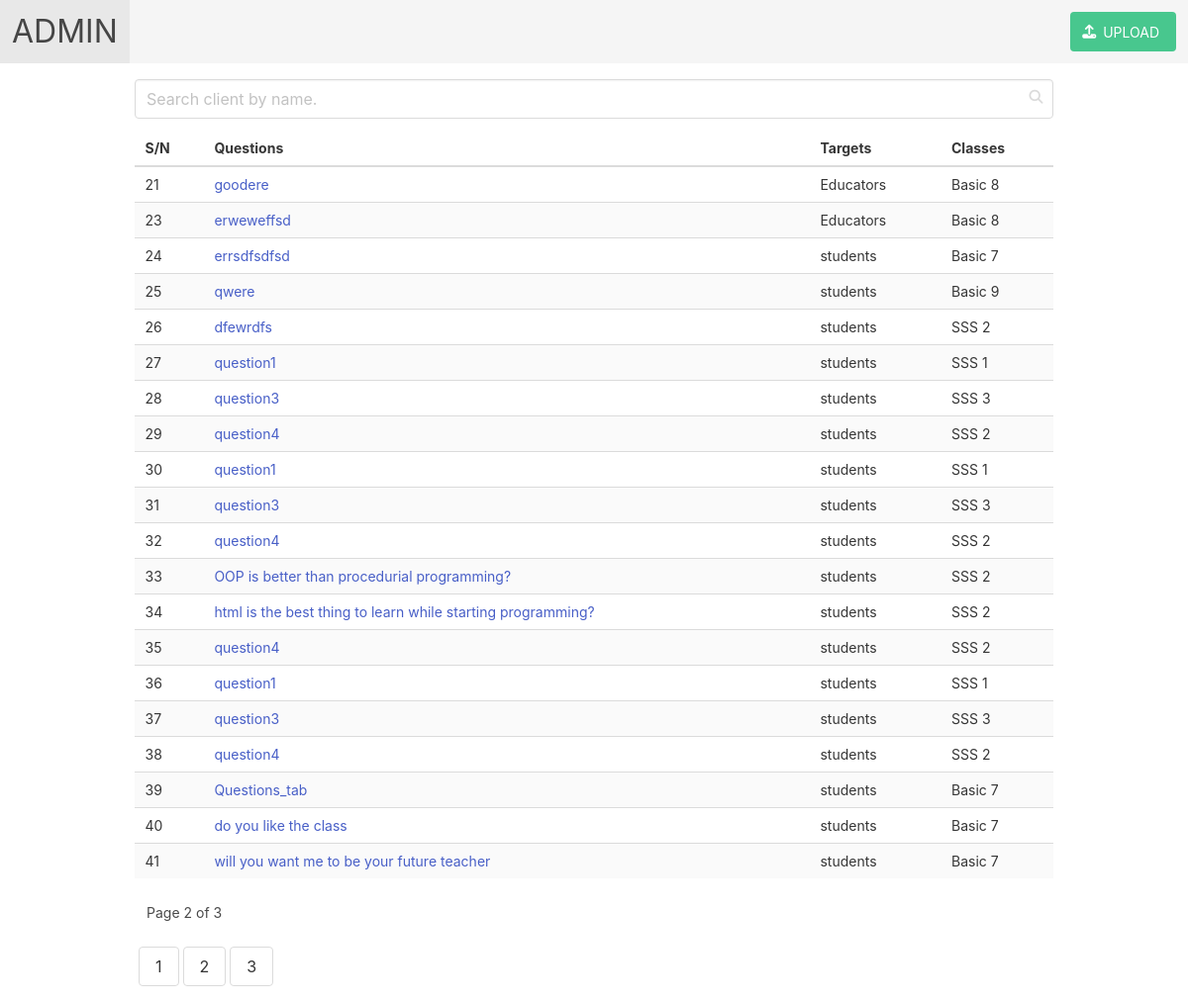
The app's page /server/admin.php?page=2 with its own data.
### tables this page shows
CREATE TABLE `questions` (
  `id` bigint NOT NULL AUTO_INCREMENT,
  `question_tab` varchar(200) NOT NULL,
  `targets_id` int DEFAULT NULL,
  `classes_id` int DEFAULT NULL,
  `date_created` timestamp NULL DEFAULT CURRENT_TIMESTAMP,
  `date_updated` timestamp NULL DEFAULT NULL ON UPDATE CURRENT_TIMESTAMP,
  PRIMARY KEY (`id`),
  KEY `fk_targets` (`targets_id`),
  KEY `fk_classes` (`classes_id`),
  CONSTRAINT `questions_ibfk_1` FOREIGN KEY (`targets_id`) REFERENCES `targets` (`id`) ON UPDATE CASCADE,
  CONSTRAINT `questions_ibfk_2` FOREIGN KEY (`classes_id`) REFERENCES `classes` (`id`) ON UPDATE CASCADE
);

### server/getQuestions.php (called while the page is built, shortened)
<?php
    require 'db.php';
    require 'renderer.php';
    $db = new DbHandlers();
    $dl = new renderer();
    function getQuestions(int $NumRow = 20, int $page = 1) {
        global $db, $dl;
        $offset = ($page - 1) * $NumRow;
        $count_query = "select count(*) from questions";
        $query = "select * from questions limit $NumRow offset $offset";
        $data = $db->getRowAssoc($query);
        $count = $db->getRows($count_query)[0][0];
        return [$dl->render('json', $data, null), $count];
    }

### server/db.php (called while the page is built, shortened)
<?php
class DbHandlers
{
    private $conn;
    private function do_conn()
    {
        try {
            $this->conn = new PDO("mysql:host=localhost;dbname=survey", "root", "Tope1234$");
            $this->conn->setAttribute(PDO::ATTR_ERRMODE, PDO::ERRMODE_EXCEPTION);
        } catch (PDOException $e) {
            $this->errLine = $e->getLine();
            $this->errFile = $e->getFile();
            $this->errMsg = $e->getMessage();
            $this->errorLogg();
        }
    }
    public function getRows($q)
    {
        $this->inQuery = $q;
        $stmt = $this->conn->prepare($this->inQuery);
        $stmt->execute();
        $this->tableRow = $stmt->fetchAll(PDO::FETCH_NUM);
        return $this->tableRow;
    }
    public function getRowAssoc($q)
    {
        $this->inQuery = $q;
        $stmt = $this->conn->prepare($this->inQuery);
        $stmt->execute();
        $this->tableAssoc = $stmt->fetchAll(PDO::FETCH_ASSOC);
        return $this->tableAssoc;
    }
}

### server/renderer.php (called while the page is built, shortened)
<?php
class renderer{
	public function render($format,$data,$options=null)
	{
		if(is_null($format))
		{
			$lg = new log();
			$lg->RaiseError('format','Please specify a format!');
		}
		else
		{
			$localMethod = "Render".strtoUpper($format);
			if(is_null($data))
			{
				$lg2 = new log();
				$lg2->RaiseError('data','Data must not be null');
			}
			else
			{
				return $this->$localMethod($data);
			}
		}
	}
	private function RenderJSON($d)
	{
		return  json_encode($d);
	}
}

### server/admin.php (the view, shortened to what this page needs)
<!DOCTYPE html>
<html lang="en">
<head>
    <link rel="stylesheet" href="css/bulma.min.css">
    <link rel="stylesheet" href="https://cdn.jsdelivr.net/npm/bulma@0.9.1/css/bulma.min.css">
</head>
<body>
    <?php
        require 'getQuestions.php';
        $page = $_GET['page'] ?? 1;
        $perPage = 20;
        $customers = getQuestions($perPage, $page);
        $clients = json_decode($customers[0]);
        $total = (int)$customers[1];
    ?>
    <nav class="navbar is-light">
        <div class="navbar-brand">
            <a class="navbar-item" href="admin.php">
                <h1 style="font-size: xx-large;">ADMIN</h1>
            </a>
        </div>
        <div id="navbarExampleTransparentExample" class="navbar-menu">
            <div class="navbar-end">
                <div class="navbar-item">
                    <div class="field is-grouped">
                        <p class="control">
                            <a class="button is-success" href="upload.php">
                                <span class="icon">
                                    <i class="fas fa-upload"></i>
                                </span>
                                <span>UPLOAD</span>
                            </a>
                        </p>
                    </div>
                </div>
            </div>
        </div>
    </nav>
    <div class="container p-4">
    <div class="field">
        <div class="control has-icons-right">
            <input id="myInput" name="myInput" onkeyup="doSearch();" class="input" type="text" placeholder="Search client by name.">
            <span class="icon is-small is-right">
            </span>
        </div>
    </div>
    <div class="table-container">
        <table id="myTable" name="myTable" class="table is-striped is-hoverable is-fullwidth">
            <thead>
                <tr>
                    <th>S/N</th>
                    <th>Questions</th>
                    <th>Targets</th>
                    <th>Classes</th>
                </tr>
            </thead>
            <tbody>
                <?php
                foreach($clients as $client) {
                    ?>
                    <tr>
                        <td style="text-align: centre;"><?php echo $client->id; ?></td>
                        <td><a href="question.php?page=<?php echo $client->id; ?>"><?php echo $client->question_tab; ?></a></td>
                        <td>
                            <?php
                                if ($client->targets_id == 1){
                                    echo "students";
                                }
                                else {
                                    echo "Educators";
                                }
                            ?>
                        </td>
                        <td>
                            <?php
                                switch ($client->classes_id) {
                                    case "1" :
                                        echo "Basic 7";
                                        break;
                                    case "2" :
                                        echo "Basic 8";
                                        break;
                                    case "3" :
                                        echo "Basic 9";
                                        break;
                                    case "4" :
                                        echo "SSS 1";
                                        break;
                                    case "5" :
                                        echo "SSS 2";
                                        break;
                                    case "6" :
                                        echo "SSS 3";
                                        break;
                                }
                             ?>
                             </td>
                    </tr>
                    <?php
                }
                ?>
            </tbody>
        </table>
        <span class="pl-3">Page <?php echo $_GET['page'] ?? 1; ?> of <?php echo ceil($total/20); ?></span>
    </div>
    <div class="field is-grouped" style="overflow-x: auto;">
        <?php
            $btnNo = $total/20;
            for($t=0; $t<$btnNo; $t++) {
                ?>
                <a class="button ml-1" href="admin.php?page=<?php echo $t+1; ?>"><?php echo $t+1; ?></a>
                <?php
            }
        ?>
    </div>
    </div>
</body>
</html>

### server/admin.php (style rules this page uses)
* { font-size: 14px; }

### records on screen
questions: id "21", question_tab "goodere", shows "Educators", shows "Basic 8"
questions: id "23", question_tab "erweweffsd", shows "Educators", shows "Basic 8"
questions: id "24", question_tab "errsdfsdfsd", shows "students", shows "Basic 7"
questions: id "25", question_tab "qwere", shows "students", shows "Basic 9"
questions: id "26", question_tab "dfewrdfs", shows "students", shows "SSS 2"
questions: id "27", question_tab "question1", shows "students", shows "SSS 1"
questions: id "28", question_tab "question3", shows "students", shows "SSS 3"
questions: id "29", question_tab "question4", shows "students", shows "SSS 2"
questions: id "30", question_tab "question1", shows "students", shows "SSS 1"
questions: id "31", question_tab "question3", shows "students", shows "SSS 3"
questions: id "32", question_tab "question4", shows "students", shows "SSS 2"
questions: id "33", question_tab "OOP is better than procedurial programming?", shows "students", shows "SSS 2"
questions: id "34", question_tab "html is the best thing to learn while starting programming?", shows "students", shows "SSS 2"
questions: id "35", question_tab "question4", shows "students", shows "SSS 2"
questions: id "36", question_tab "question1", shows "students", shows "SSS 1"
questions: id "37", question_tab "question3", shows "students", shows "SSS 3"
questions: id "38", question_tab "question4", shows "students", shows "SSS 2"
questions: id "39", question_tab "Questions_tab", shows "students", shows "Basic 7"
questions: id "40", question_tab "do you like the class", shows "students", shows "Basic 7"
questions: id "41", question_tab "will you want me to be your future teacher", shows "students", shows "Basic 7"

### other values on screen
$_GET['page'] "2"
ceil($total/20) "3"
